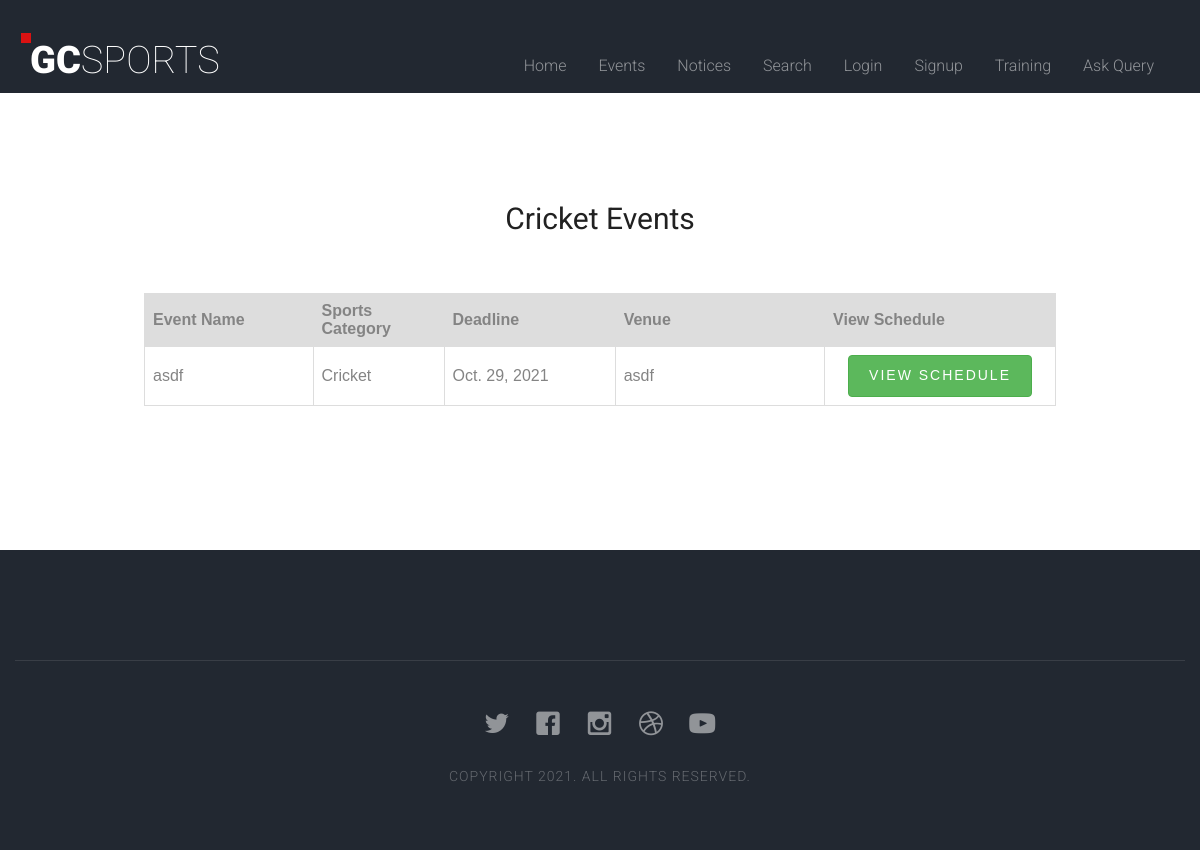
/cricket/eventdisplay/, run on an earlier commit of the app's database.
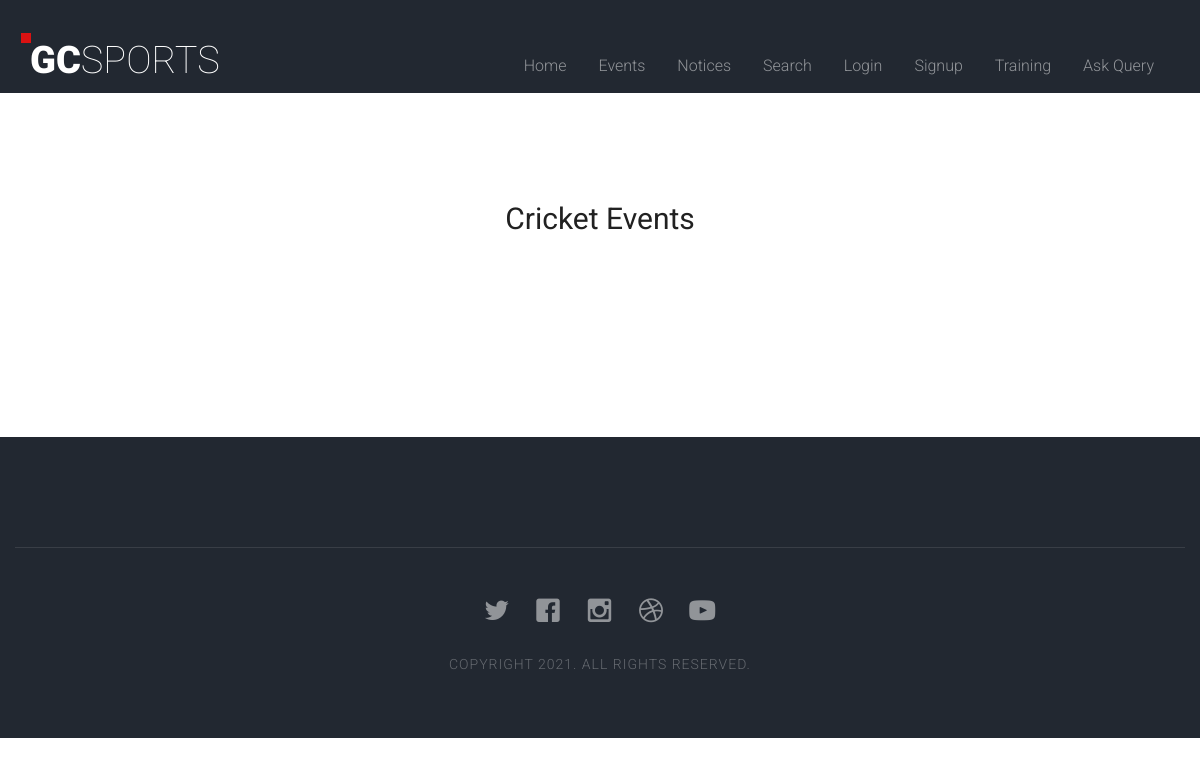
And on a later commit of the database.
### cricket/models.py (models this page shows, shortened)
class CricketTournament(models.Model):
    name = models.CharField(max_length=50)
    logo = models.ImageField(upload_to='eventlogo')
    venue1 = models.CharField(max_length=50)
    venue2 = models.CharField(max_length=50)
    venue3 = models.CharField(max_length=50)
    deadlineforregistration = models.DateField(("Date"), default=date.today)
    criteria = models.CharField(max_length=200)
    overs = models.IntegerField()
    scorer = models.ForeignKey(
        settings.AUTH_USER_MODEL, on_delete=models.CASCADE)
    class Meta:
        verbose_name_plural = 'CricketTournmanet'

### cricket/views.py (the view)
def eventdisplay(request):
    cricketevent = CricketTournament.objects.all().order_by('-id')
    context = {
        'cricketevent':cricketevent
    }
    return render(request, 'cricket/EventDisplaypage.html', context)

### cricket/templates/cricket/EventDisplaypage.html (shortened to what this page needs)
{% extends 'members/base.html' %}
{% load static %}
{% block stylesheet %}
<link rel="stylesheet" type="text/css" href="{% static 'css/event-display.css' %}">
{% endblock %}
{% block content %}
 <div class="container">
 <div class="table-responsive">
<br><br><br><br><br><br><br>
<center>
  <h2>Cricket Events</h2>
{% if cricketevent %}
 <table class="table-hover ">
    <thead>
      <tr>
	   <tr class="active">
        <th width="20%" >Event Name</th>
        <th width="15%" >Sports Category</th>
        <th width="20%">Deadline</th>
		<th width="25%">Venue</th>
        <th>View Schedule</th>
      </tr>
    </thead>
     {% for select in cricketevent %}
    <tbody>
    <tr>
        <td>{{select.name}}</td>
        <td>Cricket</td>
        <td>{{select.deadlineforregistration}}</td>
		<td>{{select.venue1}}</td>
        <td>   <div class="col-md-12">
    <a href="{% url 'cricket:tournament' select.id %}"><input type="button" value="View Schedule" class="btn btn-success"></a>
  </div> </td>
      </tr>
	</tbody>
     {% endfor %}
</table>
{% endif %}
</center>
  </div>
  </div>
<br><br><br><br><br>
{% endblock %}

What changed in the data, as far as the page shows it:
removed CricketTournament: name "asdf", deadlineforregistration "Oct. 29, 2021", venue1 "asdf"
Also different on the page:
text no longer shown: "Event Name Sports Category Deadline Venue View Schedule"
